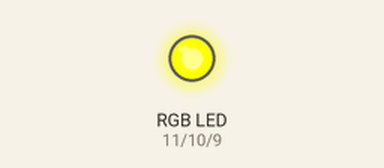
Bench run of a sketch on a simulated Arduino Uno, built with avr-gcc and run on an emulated ATmega328P. Parts: an RGB LED mixed from three pins (HIGH = lit).

Above: at 0.1 s.
Timing chart, 0 to 1.6 s (numbered marks = the images above):
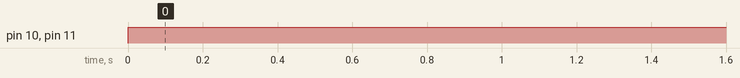

Measured:
- by itself, pin 10 (green), pin 11 (red): LOW → HIGH at 0.00 s

The sketch:

RGB_LED.ino
```cpp
int red = 11;
int green = 10;
int blue = 9;

void setup()
{
  pinMode(red, OUTPUT);
  pinMode(blue, OUTPUT);
  pinMode(green, OUTPUT);
}

void loop()
{
  analogWrite(red, 255); // for red
  analogWrite(green, 255); // for green
  //both of the above combined give yellow
}
```
